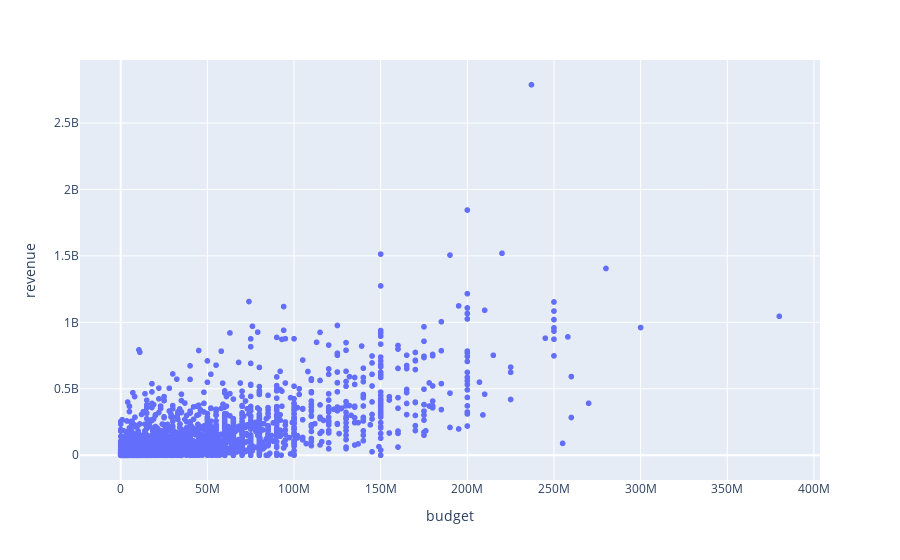

The code cell stored with this chart in its notebook:
### Markdown cell above
## Q7: Use scatter plot to draw the relationship between budget and revenue.

### Code cell
z = px.scatter(x, x="budget", y="revenue")
z.show()

### Figure 1 — Plotly figure (JSON) as saved in the notebook; plotly's stock layout.template omitted (floating-point values rounded to 4 significant figures; data arrays with more than 128 entries replaced by an {"elided": "..."} marker saying what was removed)
{"data": [{"hovertemplate": "budget=%{x}<br>revenue=%{y}<extra></extra>", "legendgroup": "", "marker": {"color": "#636efa", "symbol": "circle"}, "mode": "markers", "name": "", "showlegend": false, "type": "scattergl", "x": {"elided": "4803 int values"}, "xaxis": "x", "y": {"elided": "4803 int values"}, "yaxis": "y"}], "layout": {"legend": {"tracegroupgap": 0}, "margin": {"t": 60}, "xaxis": {"anchor": "y", "domain": [0, 1], "title": {"text": "budget"}}, "yaxis": {"anchor": "x", "domain": [0, 1], "title": {"text": "revenue"}}}}
